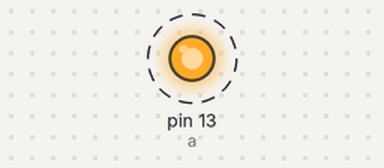
Bench run of a sketch on a simulated Arduino Uno, built with avr-gcc and run on an emulated ATmega328P. On the bench: output pins drawn as LEDs (lit = HIGH). Dashed ring = blinking.

Above: at 0.5 s.
Timing chart, 0 to 4.6 s (numbered marks = the images above):
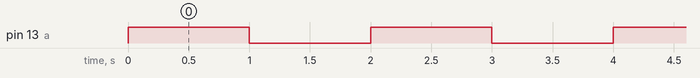

The sketch:

BuildIn_led.ino
```cpp
/*This project is for the beginners who crazy about embedded system
 * This project created on 11/04/2023
 * Comment me you are facing any dificulties during this project
 * Enquiry Mail ID : mohanprasathbme@gmail.com
 */
int a= LED_BUILTIN;
void setup() {
  pinMode(a, OUTPUT);
}

// the loop function runs over and over again forever
void loop() {
  digitalWrite(a,1);   // turn the LED on (1 is the voltage level)1==HIGH
  delay(1000);                       // wait for a second
  digitalWrite(a, 0);    // turn the LED off by making the voltage LOW
  delay(1000);                       // 1000 Millisecond = 1 Second
}
```

Measured:
- by itself, pin 13 (a): alternates HIGH for 1.0 s and LOW for 1.0 s
